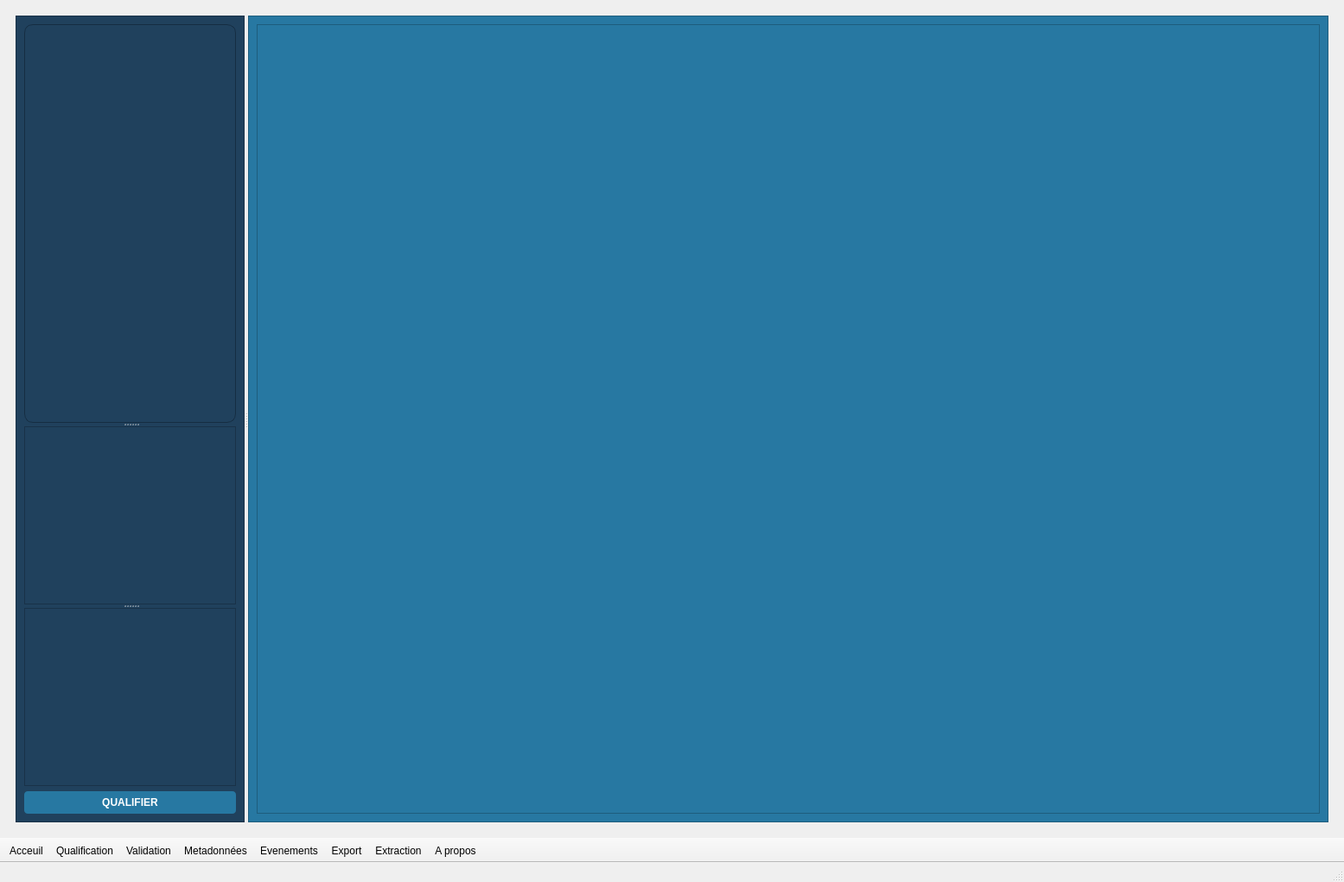
<?xml version="1.0" encoding="UTF-8"?>
<ui version="4.0">
 <class>MainWindow</class>
 <widget class="QMainWindow" name="MainWindow">
  <property name="geometry">
   <rect>
    <x>0</x>
    <y>0</y>
    <width>1555</width>
    <height>1020</height>
   </rect>
  </property>
  <property name="windowTitle">
   <string>MainWindow</string>
  </property>
  <property name="autoFillBackground">
   <bool>false</bool>
  </property>
  <property name="styleSheet">
   <string notr="true">/* 1. Règle pour toute l'IHM (Police par défaut) */
QWidget {
    font-family: &quot;Noto Sans&quot;, &quot;Segoe UI&quot;, sans-serif;
}

/* 2. Règle spécifique pour tes titres ou zones en Montserrat */
/* Remplace 'titre_campagne' par l'objectName de ton label si nécessaire */
QLabel#titre_campagne {
    font-family: &quot;Montserrat&quot;, &quot;Segoe UI Black&quot;, &quot;Segoe UI Semibold&quot;, sans-serif;
    font-weight: bold;
}</string>
  </property>
  <widget class="QWidget" name="centralwidget">
   <layout class="QVBoxLayout" name="verticalLayout_15">
    <item>
     <widget class="QStackedWidget" name="stackedWidget">
      <property name="currentIndex">
       <number>0</number>
      </property>
      <widget class="QWidget" name="page_qualification">
       <layout class="QVBoxLayout" name="verticalLayout_3">
        <item>
         <widget class="QSplitter" name="splitter">
          <property name="orientation">
           <enum>Qt::Orientation::Horizontal</enum>
          </property>
          <widget class="QFrame" name="frame_gauche">
           <property name="minimumSize">
            <size>
             <width>200</width>
             <height>0</height>
            </size>
           </property>
           <property name="styleSheet">
            <string notr="true">background-color: rgb(32, 65, 93);
</string>
           </property>
           <property name="frameShape">
            <enum>QFrame::Shape::StyledPanel</enum>
           </property>
           <property name="frameShadow">
            <enum>QFrame::Shadow::Raised</enum>
           </property>
           <layout class="QVBoxLayout" name="verticalLayout">
            <item>
             <widget class="QSplitter" name="splitter_2">
              <property name="orientation">
               <enum>Qt::Orientation::Vertical</enum>
              </property>
              <widget class="QFrame" name="frame_campagne">
               <property name="minimumSize">
                <size>
                 <width>0</width>
                 <height>430</height>
                </size>
               </property>
               <property name="maximumSize">
                <size>
                 <width>16777215</width>
                 <height>16777215</height>
                </size>
               </property>
               <property name="styleSheet">
                <string notr="true">background-color: rgb(32, 65, 93);
border-radius: 10px ;
border: 1px solid #152d42;
;

</string>
               </property>
               <property name="frameShape">
                <enum>QFrame::Shape::StyledPanel</enum>
               </property>
               <property name="frameShadow">
                <enum>QFrame::Shadow::Raised</enum>
               </property>
              </widget>
              <widget class="QTreeView" name="video_tree">
               <property name="minimumSize">
                <size>
                 <width>0</width>
                 <height>200</height>
                </size>
               </property>
               <property name="maximumSize">
                <size>
                 <width>16777215</width>
                 <height>16777215</height>
                </size>
               </property>
               <property name="styleSheet">
                <string notr="true">QTreeView::item {
    font-size: 14px;
    padding: 8px;
    font-weight: bold;
}

/* Style pour l'en-tête (l'étage des titres des colonnes) */
QHeaderView::section {
    font-size: 14px;
    padding: 6px;            /* Donne de la hauteur à l'en-tête */
    font-weight: bold;
background-color: rgb(39, 120, 162);
    color: white;
    border: 1px solid #152d42;
	font-weight: bold;
};
background-color: rgb(32, 65, 93);
</string>
               </property>
               <property name="autoScrollMargin">
                <number>16</number>
               </property>
               <property name="alternatingRowColors">
                <bool>true</bool>
               </property>
              </widget>
              <widget class="QTreeView" name="trash_video_tree">
               <property name="minimumSize">
                <size>
                 <width>0</width>
                 <height>200</height>
                </size>
               </property>
               <property name="styleSheet">
                <string notr="true">QTreeView::item {
    font-size: 14px;
    padding: 8px;
    font-weight: bold;
}

/* Style pour l'en-tête (l'étage des titres des colonnes) */
QHeaderView::section {
    font-size: 14px;
    padding: 6px;            /* Donne de la hauteur à l'en-tête */
    font-weight: bold;
background-color: rgb(39, 120, 162);
    color: white;
    border: 1px solid #152d42;
	font-weight: bold;
};
background-color: rgb(32, 65, 93);
</string>
               </property>
              </widget>
             </widget>
            </item>
            <item>
             <widget class="QPushButton" name="btn_finir_qualif">
              <property name="styleSheet">
               <string notr="true">QPushButton {
    background-color: #2778a2;
    color: white;
    font-weight: bold;
    border-radius: 4px;
    padding: 6px 15px;
    font-size: 12px;
    border: none; /* Ajouté pour éviter les bordures natives par défaut */
}

QPushButton:hover {
    background-color: #3290C2;
}

/* Style du bouton actif : texte plus grand, arrière-plan distinct et padding élargi */
QPushButton[actif=&quot;true&quot;] {
    background-color: #3290C2;
    font-size: 14px;
    padding: 10px 22px;
    border: 1px solid #ffffff;
}
</string>
              </property>
              <property name="text">
               <string>QUALIFIER</string>
              </property>
             </widget>
            </item>
           </layout>
          </widget>
          <widget class="QFrame" name="frame_miniature">
           <property name="minimumSize">
            <size>
             <width>1250</width>
             <height>0</height>
            </size>
           </property>
           <property name="maximumSize">
            <size>
             <width>16777208</width>
             <height>16777215</height>
            </size>
           </property>
           <property name="styleSheet">
            <string notr="true">background-color: rgb(39, 120, 162);</string>
           </property>
           <property name="frameShape">
            <enum>QFrame::Shape::StyledPanel</enum>
           </property>
           <property name="frameShadow">
            <enum>QFrame::Shadow::Raised</enum>
           </property>
           <layout class="QHBoxLayout" name="horizontalLayout_4">
            <item>
             <widget class="QFrame" name="zone_dynamique_miniature">
              <property name="frameShape">
               <enum>QFrame::Shape::StyledPanel</enum>
              </property>
              <property name="frameShadow">
               <enum>QFrame::Shadow::Raised</enum>
              </property>
             </widget>
            </item>
           </layout>
          </widget>
         </widget>
        </item>
       </layout>
      </widget>
      <widget class="QWidget" name="page_accueil">
       <layout class="QHBoxLayout" name="horizontalLayout_3">
        <item>
         <widget class="QFrame" name="frame">
          <property name="styleSheet">
           <string notr="true">background-color: rgb(32, 65, 93);</string>
          </property>
          <property name="frameShape">
           <enum>QFrame::Shape::StyledPanel</enum>
          </property>
          <property name="frameShadow">
           <enum>QFrame::Shadow::Raised</enum>
          </property>
          <layout class="QVBoxLayout" name="verticalLayout_9">
           <item>
            <spacer name="verticalSpacer">
             <property name="orientation">
              <enum>Qt::Orientation::Vertical</enum>
             </property>
             <property name="sizeHint" stdset="0">
              <size>
               <width>20</width>
               <height>40</height>
              </size>
             </property>
            </spacer>
           </item>
           <item>
            <widget class="QLabel" name="label_2">
             <property name="text">
              <string/>
             </property>
             <property name="pixmap">
              <pixmap>img/logo_kosmos.png</pixmap>
             </property>
             <property name="alignment">
              <set>Qt::AlignmentFlag::AlignCenter</set>
             </property>
            </widget>
           </item>
           <item>
            <widget class="QLabel" name="label">
             <property name="text">
              <string/>
             </property>
             <property name="pixmap">
              <pixmap>../Users/Administrateur/.designer/backup/img/logo_kosmos.png</pixmap>
             </property>
             <property name="alignment">
              <set>Qt::AlignmentFlag::AlignCenter</set>
             </property>
            </widget>
           </item>
           <item alignment="Qt::AlignmentFlag::AlignHCenter">
            <widget class="QPushButton" name="btn_ouvrir_campagne">
             <property name="sizePolicy">
              <sizepolicy hsizetype="Maximum" vsizetype="Fixed">
               <horstretch>0</horstretch>
               <verstretch>0</verstretch>
              </sizepolicy>
             </property>
             <property name="maximumSize">
              <size>
               <width>220</width>
               <height>16777215</height>
              </size>
             </property>
             <property name="contextMenuPolicy">
              <enum>Qt::ContextMenuPolicy::DefaultContextMenu</enum>
             </property>
             <property name="styleSheet">
              <string notr="true">QPushButton {
    background-color: #2778a2;
    color: white;
    font-weight: bold;
    border-radius: 4px;
    padding: 6px 15px;
    font-size: 12px;
    border: none; /* Ajouté pour éviter les bordures natives par défaut */
}

QPushButton:hover {
    background-color: #3290C2;
}

/* Style du bouton actif : texte plus grand, arrière-plan distinct et padding élargi */
QPushButton[actif=&quot;true&quot;] {
    background-color: #3290C2;
    font-size: 14px;
    padding: 10px 22px;
    border: 1px solid #ffffff;
}</string>
             </property>
             <property name="text">
              <string>Ouvrir une campagne</string>
             </property>
            </widget>
           </item>
           <item>
            <spacer name="verticalSpacer_2">
             <property name="orientation">
              <enum>Qt::Orientation::Vertical</enum>
             </property>
             <property name="sizeHint" stdset="0">
              <size>
               <width>20</width>
               <height>40</height>
              </size>
             </property>
            </spacer>
           </item>
          </layout>
         </widget>
        </item>
       </layout>
      </widget>
      <widget class="QWidget" name="page_validation">
       <layout class="QVBoxLayout" name="verticalLayout_5">
        <item>
         <widget class="QSplitter" name="splitter_3">
          <property name="orientation">
           <enum>Qt::Orientation::Horizontal</enum>
          </property>
          <widget class="QFrame" name="frame_3">
           <property name="minimumSize">
            <size>
             <width>250</width>
             <height>0</height>
            </size>
           </property>
           <property name="maximumSize">
            <size>
             <width>250</width>
             <height>16777215</height>
            </size>
           </property>
           <property name="styleSheet">
            <string notr="true">background-color: rgb(32, 65, 93);</string>
           </property>
           <property name="frameShape">
            <enum>QFrame::Shape::StyledPanel</enum>
           </property>
           <property name="frameShadow">
            <enum>QFrame::Shadow::Raised</enum>
           </property>
           <layout class="QVBoxLayout" name="verticalLayout_4">
            <item>
             <widget class="QSplitter" name="splitter_4">
              <property name="orientation">
               <enum>Qt::Orientation::Vertical</enum>
              </property>
              <widget class="QTreeView" name="tree_video_validation">
               <property name="minimumSize">
                <size>
                 <width>0</width>
                 <height>750</height>
                </size>
               </property>
               <property name="styleSheet">
                <string notr="true">QTreeView::item {
    font-size: 14px;
    padding: 8px;
    font-weight: bold;
}
QHeaderView::section {
    font-size: 14px;
    padding: 6px;
    font-weight: bold;
background-color: rgb(39, 120, 162);
    color: white;
    border: 1px solid #152d42;
	font-weight: bold;
};
background-color: rgb(39, 120, 162);
</string>
               </property>
               <property name="iconSize">
                <size>
                 <width>24</width>
                 <height>24</height>
                </size>
               </property>
              </widget>
             </widget>
            </item>
            <item>
             <widget class="QSplitter" name="splitter_14">
              <property name="orientation">
               <enum>Qt::Orientation::Vertical</enum>
              </property>
              <widget class="QFrame" name="exploitable_container">
               <property name="minimumSize">
                <size>
                 <width>0</width>
                 <height>50</height>
                </size>
               </property>
               <property name="styleSheet">
                <string notr="true">background-color: rgb(39, 120, 162);
border: 1px solid #ababab;
border-radius: 10px;
</string>
               </property>
               <property name="frameShape">
                <enum>QFrame::Shape::StyledPanel</enum>
               </property>
               <property name="frameShadow">
                <enum>QFrame::Shadow::Raised</enum>
               </property>
               <layout class="QVBoxLayout" name="verticalLayout_6">
                <item>
                 <widget class="QSplitter" name="splitter_12">
                  <property name="orientation">
                   <enum>Qt::Orientation::Vertical</enum>
                  </property>
                 </widget>
                </item>
               </layout>
              </widget>
              <widget class="QPushButton" name="btn_finir_validation">
               <property name="styleSheet">
                <string notr="true">QPushButton {
    background-color: #2778a2;
    color: white;
    font-weight: bold;
    border-radius: 4px;
    padding: 6px 15px;
    font-size: 12px;
    border: none;
}
QPushButton:hover {
    background-color: #3290C2;
}
QPushButton[actif=&quot;true&quot;] {
    background-color: #3290C2;
    font-size: 14px;
    padding: 10px 22px;
    border: 1px solid #ffffff;
}</string>
               </property>
               <property name="text">
                <string>VALIDER</string>
               </property>
              </widget>
             </widget>
            </item>
           </layout>
          </widget>
          <widget class="QFrame" name="lecteur_timeline_container">
           <property name="enabled">
            <bool>true</bool>
           </property>
           <property name="styleSheet">
            <string notr="true">background-color: rgb(39, 120, 162);
</string>
           </property>
           <property name="frameShape">
            <enum>QFrame::Shape::StyledPanel</enum>
           </property>
           <property name="frameShadow">
            <enum>QFrame::Shadow::Raised</enum>
           </property>
          </widget>
         </widget>
        </item>
       </layout>
      </widget>
      <widget class="QWidget" name="page_metadonnees">
       <layout class="QHBoxLayout" name="horizontalLayout">
        <item>
         <widget class="QFrame" name="frame_4">
          <property name="styleSheet">
           <string notr="true">background-color: rgb(39, 120, 162);

</string>
          </property>
          <property name="frameShape">
           <enum>QFrame::Shape::StyledPanel</enum>
          </property>
          <property name="frameShadow">
           <enum>QFrame::Shadow::Raised</enum>
          </property>
          <layout class="QHBoxLayout" name="horizontalLayout_2">
           <item>
            <widget class="QSplitter" name="splitter_5">
             <property name="orientation">
              <enum>Qt::Orientation::Horizontal</enum>
             </property>
             <widget class="QFrame" name="frame_2">
              <property name="styleSheet">
               <string notr="true">background-color: rgb(32, 65, 93);</string>
              </property>
              <property name="frameShape">
               <enum>QFrame::Shape::StyledPanel</enum>
              </property>
              <property name="frameShadow">
               <enum>QFrame::Shadow::Raised</enum>
              </property>
              <layout class="QHBoxLayout" name="horizontalLayout_6">
               <item>
                <widget class="QSplitter" name="splitter_10">
                 <property name="orientation">
                  <enum>Qt::Orientation::Horizontal</enum>
                 </property>
                 <widget class="QFrame" name="frame_5">
                  <property name="frameShape">
                   <enum>QFrame::Shape::StyledPanel</enum>
                  </property>
                  <property name="frameShadow">
                   <enum>QFrame::Shadow::Raised</enum>
                  </property>
                  <layout class="QVBoxLayout" name="verticalLayout_7">
                   <item>
                    <widget class="QSplitter" name="splitter_6">
                     <property name="orientation">
                      <enum>Qt::Orientation::Vertical</enum>
                     </property>
                     <widget class="QFrame" name="graph_trash_container">
                      <property name="frameShape">
                       <enum>QFrame::Shape::StyledPanel</enum>
                      </property>
                      <property name="frameShadow">
                       <enum>QFrame::Shadow::Raised</enum>
                      </property>
                     </widget>
                    </widget>
                   </item>
                  </layout>
                 </widget>
                 <widget class="QFrame" name="container_weather_data">
                  <property name="minimumSize">
                   <size>
                    <width>1200</width>
                    <height>0</height>
                   </size>
                  </property>
                  <property name="frameShape">
                   <enum>QFrame::Shape::StyledPanel</enum>
                  </property>
                  <property name="frameShadow">
                   <enum>QFrame::Shadow::Raised</enum>
                  </property>
                  <layout class="QVBoxLayout" name="verticalLayout_10">
                   <item>
                    <widget class="QSplitter" name="splitter_11">
                     <property name="orientation">
                      <enum>Qt::Orientation::Horizontal</enum>
                     </property>
                     <widget class="QFrame" name="container_system_survey_data">
                      <property name="styleSheet">
                       <string notr="true">background-color: rgb(39, 120, 162);

</string>
                      </property>
                      <property name="frameShape">
                       <enum>QFrame::Shape::StyledPanel</enum>
                      </property>
                      <property name="frameShadow">
                       <enum>QFrame::Shadow::Raised</enum>
                      </property>
                      <layout class="QVBoxLayout" name="verticalLayout_11">
                       <item>
                        <widget class="QSplitter" name="splitter_13">
                         <property name="orientation">
                          <enum>Qt::Orientation::Vertical</enum>
                         </property>
                         <widget class="QFrame" name="data_system_container">
                          <property name="frameShape">
                           <enum>QFrame::Shape::StyledPanel</enum>
                          </property>
                          <property name="frameShadow">
                           <enum>QFrame::Shadow::Raised</enum>
                          </property>
                         </widget>
                        </widget>
                       </item>
                      </layout>
                     </widget>
                     <widget class="QFrame" name="frame_8">
                      <property name="styleSheet">
                       <string notr="true">background-color: rgb(39, 120, 162);

</string>
                      </property>
                      <property name="frameShape">
                       <enum>QFrame::Shape::StyledPanel</enum>
                      </property>
                      <property name="frameShadow">
                       <enum>QFrame::Shadow::Raised</enum>
                      </property>
                      <layout class="QVBoxLayout" name="verticalLayout_12">
                       <item>
                        <widget class="QSplitter" name="splitter_15">
                         <property name="orientation">
                          <enum>Qt::Orientation::Vertical</enum>
                         </property>
                         <widget class="QFrame" name="container_meteo_data">
                          <property name="frameShape">
                           <enum>QFrame::Shape::StyledPanel</enum>
                          </property>
                          <property name="frameShadow">
                           <enum>QFrame::Shadow::Raised</enum>
                          </property>
                         </widget>
                         <widget class="QFrame" name="specific_container_data">
                          <property name="styleSheet">
                           <string notr="true">background-color: rgb(32, 65, 93);</string>
                          </property>
                          <property name="frameShape">
                           <enum>QFrame::Shape::StyledPanel</enum>
                          </property>
                          <property name="frameShadow">
                           <enum>QFrame::Shadow::Raised</enum>
                          </property>
                         </widget>
                        </widget>
                       </item>
                      </layout>
                     </widget>
                    </widget>
                   </item>
                  </layout>
                 </widget>
                </widget>
               </item>
              </layout>
             </widget>
            </widget>
           </item>
          </layout>
         </widget>
        </item>
       </layout>
      </widget>
      <widget class="QWidget" name="page_evenements">
       <layout class="QHBoxLayout" name="horizontalLayout_5">
        <item>
         <widget class="QSplitter" name="splitter_7">
          <property name="orientation">
           <enum>Qt::Orientation::Horizontal</enum>
          </property>
          <widget class="QFrame" name="frame_12">
           <property name="maximumSize">
            <size>
             <width>400</width>
             <height>16777215</height>
            </size>
           </property>
           <property name="styleSheet">
            <string notr="true">background-color: rgb(32, 65, 93);</string>
           </property>
           <property name="frameShape">
            <enum>QFrame::Shape::StyledPanel</enum>
           </property>
           <property name="frameShadow">
            <enum>QFrame::Shadow::Raised</enum>
           </property>
           <layout class="QVBoxLayout" name="verticalLayout_2">
            <item>
             <widget class="QSplitter" name="splitter_8">
              <property name="orientation">
               <enum>Qt::Orientation::Vertical</enum>
              </property>
              <widget class="QTreeView" name="treeView">
               <property name="styleSheet">
                <string notr="true">QTreeView::item {
    font-size: 14px;
    padding: 8px;
    font-weight: bold;
}

/* Style pour l'en-tête (l'étage des titres des colonnes) */
QHeaderView::section {
    font-size: 14px;
    padding: 6px;            /* Donne de la hauteur à l'en-tête */
    font-weight: bold;
background-color: rgb(39, 120, 162);
    color: white;
    border: 1px solid #152d42;
	font-weight: bold;
};
background-color: rgb(39, 120, 162);
</string>
               </property>
              </widget>
              <widget class="QFrame" name="choose_event_container">
               <property name="styleSheet">
                <string notr="true">background-color: rgb(39, 120, 162);
border: 1px solid #D94F38;
border-radius: 10px
;



</string>
               </property>
               <property name="frameShape">
                <enum>QFrame::Shape::StyledPanel</enum>
               </property>
               <property name="frameShadow">
                <enum>QFrame::Shadow::Raised</enum>
               </property>
              </widget>
             </widget>
            </item>
           </layout>
          </widget>
          <widget class="QFrame" name="video_timeline_container">
           <property name="styleSheet">
            <string notr="true">background-color: rgb(39, 120, 162);</string>
           </property>
           <property name="frameShape">
            <enum>QFrame::Shape::StyledPanel</enum>
           </property>
           <property name="frameShadow">
            <enum>QFrame::Shadow::Raised</enum>
           </property>
          </widget>
          <widget class="QFrame" name="frame_13">
           <property name="styleSheet">
            <string notr="true">background-color: rgb(32, 65, 93);</string>
           </property>
           <property name="frameShape">
            <enum>QFrame::Shape::StyledPanel</enum>
           </property>
           <property name="frameShadow">
            <enum>QFrame::Shadow::Raised</enum>
           </property>
           <layout class="QVBoxLayout" name="verticalLayout_8">
            <item>
             <widget class="QSplitter" name="splitter_9">
              <property name="orientation">
               <enum>Qt::Orientation::Vertical</enum>
              </property>
              <widget class="QTreeView" name="list_event_container">
               <property name="styleSheet">
                <string notr="true">QTreeView::item {
    font-size: 14px;
    padding: 8px;
    font-weight: bold;
}

/* Style pour l'en-tête (l'étage des titres des colonnes) */
QHeaderView::section {
    font-size: 14px;
    padding: 6px;            /* Donne de la hauteur à l'en-tête */
    font-weight: bold;
background-color: rgb(39, 120, 162);
    color: white;
    border: 1px solid #152d42;
	font-weight: bold;
};
background-color: rgb(39, 120, 162);
</string>
               </property>
              </widget>
              <widget class="QFrame" name="container_export">
               <property name="frameShape">
                <enum>QFrame::Shape::StyledPanel</enum>
               </property>
               <property name="frameShadow">
                <enum>QFrame::Shadow::Raised</enum>
               </property>
              </widget>
             </widget>
            </item>
           </layout>
          </widget>
         </widget>
        </item>
       </layout>
      </widget>
      <widget class="QWidget" name="page_extraction">
       <layout class="QVBoxLayout" name="verticalLayout_13">
        <item>
         <widget class="QFrame" name="frame_6">
          <property name="styleSheet">
           <string notr="true">background-color: rgb(32, 65, 93);
</string>
          </property>
          <property name="frameShape">
           <enum>QFrame::Shape::StyledPanel</enum>
          </property>
          <property name="frameShadow">
           <enum>QFrame::Shadow::Raised</enum>
          </property>
          <layout class="QHBoxLayout" name="horizontalLayout_7">
           <item>
            <widget class="QSplitter" name="splitter_16">
             <property name="orientation">
              <enum>Qt::Orientation::Horizontal</enum>
             </property>
             <widget class="QFrame" name="frame_7">
              <property name="frameShape">
               <enum>QFrame::Shape::StyledPanel</enum>
              </property>
              <property name="frameShadow">
               <enum>QFrame::Shadow::Raised</enum>
              </property>
              <layout class="QVBoxLayout" name="verticalLayout_14">
               <item>
                <widget class="QSplitter" name="splitter_17">
                 <property name="orientation">
                  <enum>Qt::Orientation::Vertical</enum>
                 </property>
                 <widget class="QTreeView" name="tree_videos_2">
                  <property name="styleSheet">
                   <string notr="true">QTreeView::item {
    font-size: 14px;
    padding: 8px;
    font-weight: bold;
}

/* Style pour l'en-tête (l'étage des titres des colonnes) */
QHeaderView::section {
    font-size: 14px;
    padding: 6px;            /* Donne de la hauteur à l'en-tête */
    font-weight: bold;
background-color: rgb(39, 120, 162);
    color: white;
    border: 1px solid #152d42;
	font-weight: bold;
};
background-color: rgb(39, 120, 162);
</string>
                  </property>
                 </widget>
                 <widget class="QFrame" name="param_container">
                  <property name="frameShape">
                   <enum>QFrame::Shape::StyledPanel</enum>
                  </property>
                  <property name="frameShadow">
                   <enum>QFrame::Shadow::Raised</enum>
                  </property>
                 </widget>
                </widget>
               </item>
              </layout>
             </widget>
             <widget class="QFrame" name="lecteur_timeline_container_2">
              <property name="frameShape">
               <enum>QFrame::Shape::StyledPanel</enum>
              </property>
              <property name="frameShadow">
               <enum>QFrame::Shadow::Raised</enum>
              </property>
             </widget>
             <widget class="QTreeView" name="tree_segment_capture_container">
              <property name="styleSheet">
               <string notr="true">QTreeView::item {
    font-size: 14px;
    padding: 8px;
    font-weight: bold;
}

/* Style pour l'en-tête (l'étage des titres des colonnes) */
QHeaderView::section {
    font-size: 14px;
    padding: 6px;            /* Donne de la hauteur à l'en-tête */
    font-weight: bold;
background-color: rgb(39, 120, 162);
    color: white;
    border: 1px solid #152d42;
	font-weight: bold;
};
background-color: rgb(39, 120, 162);
</string>
              </property>
             </widget>
            </widget>
           </item>
          </layout>
         </widget>
        </item>
       </layout>
      </widget>
      <widget class="QWidget" name="page_apropos"/>
     </widget>
    </item>
   </layout>
  </widget>
  <widget class="QStatusBar" name="statusbar"/>
  <widget class="QToolBar" name="page_tool_bar">
   <property name="windowTitle">
    <string>toolBar</string>
   </property>
   <property name="movable">
    <bool>false</bool>
   </property>
   <property name="floatable">
    <bool>false</bool>
   </property>
   <attribute name="toolBarArea">
    <enum>BottomToolBarArea</enum>
   </attribute>
   <attribute name="toolBarBreak">
    <bool>false</bool>
   </attribute>
   <addaction name="actionAcceuil"/>
   <addaction name="actionQualification"/>
   <addaction name="actionValidation"/>
   <addaction name="actionMetadonnees"/>
   <addaction name="actionEvenements"/>
   <addaction name="actionExport"/>
   <addaction name="actionExtraction"/>
   <addaction name="actionA_propos"/>
  </widget>
  <widget class="QMenuBar" name="menubar">
   <property name="geometry">
    <rect>
     <x>0</x>
     <y>0</y>
     <width>1555</width>
     <height>33</height>
    </rect>
   </property>
  </widget>
  <action name="actionAcceuil">
   <property name="text">
    <string>Acceuil</string>
   </property>
   <property name="menuRole">
    <enum>QAction::MenuRole::NoRole</enum>
   </property>
  </action>
  <action name="actionQualification">
   <property name="text">
    <string>Qualification</string>
   </property>
   <property name="menuRole">
    <enum>QAction::MenuRole::NoRole</enum>
   </property>
  </action>
  <action name="actionValidation">
   <property name="text">
    <string>Validation</string>
   </property>
   <property name="menuRole">
    <enum>QAction::MenuRole::NoRole</enum>
   </property>
  </action>
  <action name="actionEvenements">
   <property name="text">
    <string>Evenements</string>
   </property>
   <property name="menuRole">
    <enum>QAction::MenuRole::NoRole</enum>
   </property>
  </action>
  <action name="actionMetadonnees">
   <property name="text">
    <string>Metadonnées</string>
   </property>
   <property name="menuRole">
    <enum>QAction::MenuRole::NoRole</enum>
   </property>
  </action>
  <action name="actionExport">
   <property name="text">
    <string>Export</string>
   </property>
   <property name="menuRole">
    <enum>QAction::MenuRole::NoRole</enum>
   </property>
  </action>
  <action name="actionA_propos">
   <property name="text">
    <string>A propos</string>
   </property>
   <property name="menuRole">
    <enum>QAction::MenuRole::NoRole</enum>
   </property>
  </action>
  <action name="actionExtraction">
   <property name="text">
    <string>Extraction </string>
   </property>
   <property name="menuRole">
    <enum>QAction::MenuRole::NoRole</enum>
   </property>
  </action>
 </widget>
 <resources/>
 <connections/>
</ui>
